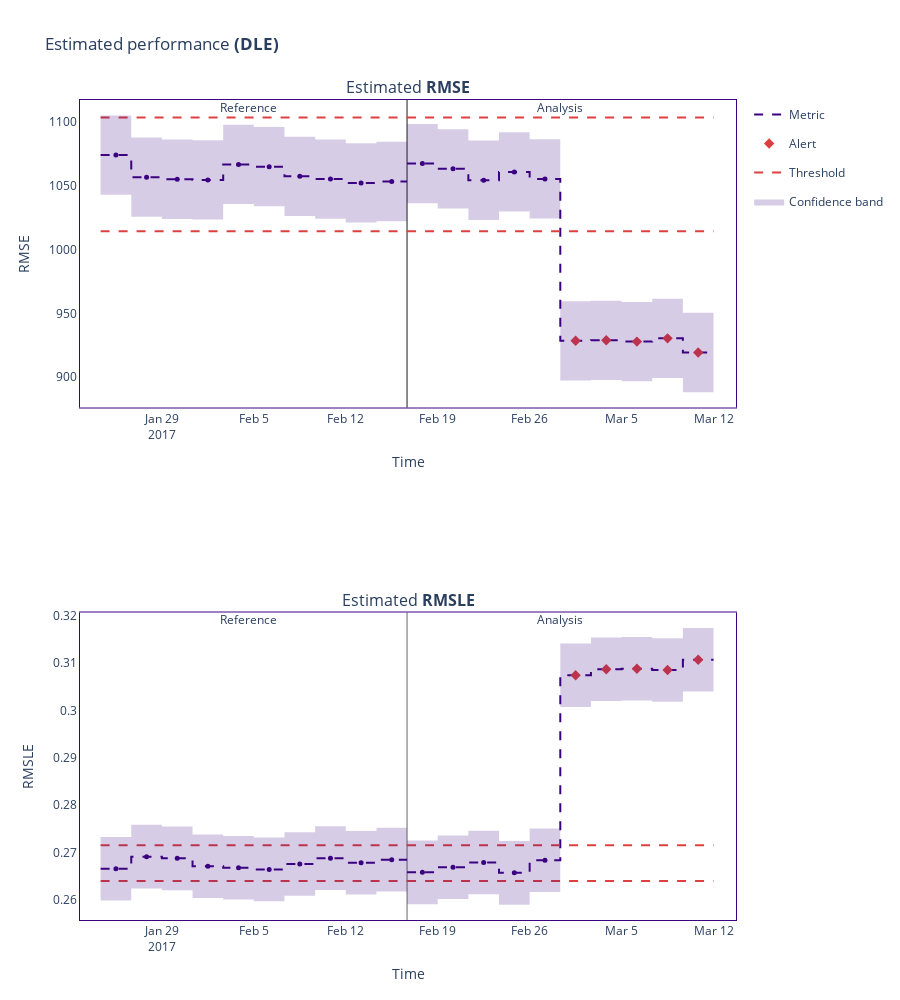

Source (notebook cell):
### Code cell
metric_fig.show()

### Figure 1 — Plotly figure (JSON) as saved in the notebook; plotly's stock layout.template omitted (floating-point values rounded to 4 significant figures)
{"data": [{"hoverinfo": "skip", "legendgroup": "metric_reference", "line": {"color": "#3b0280", "dash": "dash", "shape": "hv", "width": 2}, "mode": "lines", "name": "Metric", "showlegend": true, "type": "scatter", "x": ["2017-01-24T08:00:00", "2017-01-26T16:00:00", "2017-01-29T00:00:00", "2017-01-31T08:00:00", "2017-02-02T16:00:00", "2017-02-05T00:00:00", "2017-02-07T08:00:00", "2017-02-09T16:00:00", "2017-02-12T00:00:00", "2017-02-14T08:00:00", "2017-02-16T15:59:26.400000"], "xaxis": "x", "y": [1074.0, 1057.0, 1055.0, 1054.0, 1067.0, 1065.0, 1057.0, 1055.0, 1052.0, 1053.0, 1053.0], "yaxis": "y"}, {"customdata": [["Estimated <b>RMSE</b>", "<b style=\"color:#3b0280;line-height:60px\">Reference</b>", "", "[0:5999]", "From <b>Jan-24-2017</b> to <b>Jan-26-2017</b>", 1074.0, 31.04], ["Estimated <b>RMSE</b>", "<b style=\"color:#3b0280;line-height:60px\">Reference</b>", "", "[6000:11999]", "From <b>Jan-26-2017</b> to <b>Jan-28-2017</b>", 1057.0, 31.04], ["Estimated <b>RMSE</b>", "<b style=\"color:#3b0280;line-height:60px\">Reference</b>", "", "[12000:17999]", "From <b>Jan-29-2017</b> to <b>Jan-31-2017</b>", 1055.0, 31.04], ["Estimated <b>RMSE</b>", "<b style=\"color:#3b0280;line-height:60px\">Reference</b>", "", "[18000:23999]", "From <b>Jan-31-2017</b> to <b>Feb-02-2017</b>", 1054.0, 31.04], ["Estimated <b>RMSE</b>", "<b style=\"color:#3b0280;line-height:60px\">Reference</b>", "", "[24000:29999]", "From <b>Feb-02-2017</b> to <b>Feb-04-2017</b>", 1067.0, 31.04], ["Estimated <b>RMSE</b>", "<b style=\"color:#3b0280;line-height:60px\">Reference</b>", "", "[30000:35999]", "From <b>Feb-05-2017</b> to <b>Feb-07-2017</b>", 1065.0, 31.04], ["Estimated <b>RMSE</b>", "<b style=\"color:#3b0280;line-height:60px\">Reference</b>", "", "[36000:41999]", "From <b>Feb-07-2017</b> to <b>Feb-09-2017</b>", 1057.0, 31.04], ["Estimated <b>RMSE</b>", "<b style=\"color:#3b0280;line-height:60px\">Reference</b>", "", "[42000:47999]", "From <b>Feb-09-2017</b> to <b>Feb-11-2017</b>", 1055.0, 31.04], ["Estimated <b>RMSE</b>", "<b style=\"color:#3b0280;line-height:60px\">Reference</b>", "", "[48000:53999]", "From <b>Feb-12-2017</b> to <b>Feb-14-2017</b>", 1052.0, 31.04], ["Estimated <b>RMSE</b>", "<b style=\"color:#3b0280;line-height:60px\">Reference</b>", "", "[54000:59999]", "From <b>Feb-14-2017</b> to <b>Feb-16-2017</b>", 1053.0, 31.04]], "hovertemplate": "%{customdata[1]} &nbsp; &nbsp; %{customdata[2]} <br />Chunk: <b>%{customdata[3]}</b> &nbsp; &nbsp; %{customdata[4]} <br />%{customdata[0]}: <b>%{customdata[5]}</b><br />Confidence band: +/- <b>%{customdata[6]}</b><br /><extra></extra>", "legendgroup": "metric_reference", "line": {"dash": "dash"}, "marker": {"color": "#3b0280", "size": 5, "symbol": "circle"}, "mode": "markers", "name": "Metric", "showlegend": false, "type": "scatter", "x": ["2017-01-25T12:00:00", "2017-01-27T20:00:00", "2017-01-30T04:00:00", "2017-02-01T12:00:00", "2017-02-03T20:00:00", "2017-02-06T04:00:00", "2017-02-08T12:00:00", "2017-02-10T20:00:00", "2017-02-13T04:00:00", "2017-02-15T11:59:43.200000"], "xaxis": "x", "y": [1074.0, 1057.0, 1055.0, 1054.0, 1067.0, 1065.0, 1057.0, 1055.0, 1052.0, 1053.0, 1053.0], "yaxis": "y"}, {"hoverinfo": "skip", "legendgroup": "metric_analysis", "line": {"color": "#3b0280", "dash": "dash", "shape": "hv", "width": 2}, "mode": "lines", "name": "Metric", "showlegend": false, "type": "scatter", "x": ["2017-02-16T16:00:00", "2017-02-19T00:00:00", "2017-02-21T08:00:00", "2017-02-23T16:00:00", "2017-02-26T00:00:00", "2017-02-28T08:00:00", "2017-03-02T16:00:00", "2017-03-05T00:00:00", "2017-03-07T08:00:00", "2017-03-09T16:00:00", "2017-03-11T23:59:26.400000"], "xaxis": "x", "y": [1067.0, 1063.0, 1054.0, 1061.0, 1055.0, 928.5, 928.9, 927.9, 930.4, 919.4, 919.4], "yaxis": "y"}, {"customdata": [["Estimated <b>RMSE</b>", "<b style=\"color:#3b0280;line-height:60px\">Analysis</b>", "", "[0:5999]", "From <b>Feb-16-2017</b> to <b>Feb-18-2017</b>", 1067.0, 31.04], ["Estimated <b>RMSE</b>", "<b style=\"color:#3b0280;line-height:60px\">Analysis</b>", "", "[6000:11999]", "From <b>Feb-19-2017</b> to <b>Feb-21-2017</b>", 1063.0, 31.04], ["Estimated <b>RMSE</b>", "<b style=\"color:#3b0280;line-height:60px\">Analysis</b>", "", "[12000:17999]", "From <b>Feb-21-2017</b> to <b>Feb-23-2017</b>", 1054.0, 31.04], ["Estimated <b>RMSE</b>", "<b style=\"color:#3b0280;line-height:60px\">Analysis</b>", "", "[18000:23999]", "From <b>Feb-23-2017</b> to <b>Feb-25-2017</b>", 1061.0, 31.04], ["Estimated <b>RMSE</b>", "<b style=\"color:#3b0280;line-height:60px\">Analysis</b>", "", "[24000:29999]", "From <b>Feb-26-2017</b> to <b>Feb-28-2017</b>", 1055.0, 31.04], ["Estimated <b>RMSE</b>", "<b style=\"color:#3b0280;line-height:60px\">Analysis</b>", "<span style=\"color:#AD0000\">⚠ <b>Drift detected</b></span>", "[30000:35999]", "From <b>Feb-28-2017</b> to <b>Mar-02-2017</b>", 928.5, 31.04], ["Estimated <b>RMSE</b>", "<b style=\"color:#3b0280;line-height:60px\">Analysis</b>", "<span style=\"color:#AD0000\">⚠ <b>Drift detected</b></span>", "[36000:41999]", "From <b>Mar-02-2017</b> to <b>Mar-04-2017</b>", 928.9, 31.04], ["Estimated <b>RMSE</b>", "<b style=\"color:#3b0280;line-height:60px\">Analysis</b>", "<span style=\"color:#AD0000\">⚠ <b>Drift detected</b></span>", "[42000:47999]", "From <b>Mar-05-2017</b> to <b>Mar-07-2017</b>", 927.9, 31.04], ["Estimated <b>RMSE</b>", "<b style=\"color:#3b0280;line-height:60px\">Analysis</b>", "<span style=\"color:#AD0000\">⚠ <b>Drift detected</b></span>", "[48000:53999]", "From <b>Mar-07-2017</b> to <b>Mar-09-2017</b>", 930.4, 31.04], ["Estimated <b>RMSE</b>", "<b style=\"color:#3b0280;line-height:60px\">Analysis</b>", "<span style=\"color:#AD0000\">⚠ <b>Drift detected</b></span>", "[54000:59999]", "From <b>Mar-09-2017</b> to <b>Mar-11-2017</b>", 919.4, 31.04]], "hovertemplate": "%{customdata[1]} &nbsp; &nbsp; %{customdata[2]} <br />Chunk: <b>%{customdata[3]}</b> &nbsp; &nbsp; %{customdata[4]} <br />%{customdata[0]}: <b>%{customdata[5]}</b><br />Confidence band: +/- <b>%{customdata[6]}</b><br /><extra></extra>", "legendgroup": "metric_analysis", "line": {"dash": "dash"}, "marker": {"color": "#3b0280", "size": 5, "symbol": "circle"}, "mode": "markers", "name": "Metric", "showlegend": false, "type": "scatter", "x": ["2017-02-17T20:00:00", "2017-02-20T04:00:00", "2017-02-22T12:00:00", "2017-02-24T20:00:00", "2017-02-27T04:00:00", "2017-03-01T12:00:00", "2017-03-03T20:00:00", "2017-03-06T04:00:00", "2017-03-08T12:00:00", "2017-03-10T19:59:43.200000"], "xaxis": "x", "y": [1067.0, 1063.0, 1054.0, 1061.0, 1055.0, 928.5, 928.9, 927.9, 930.4, 919.4, 919.4], "yaxis": "y"}, {"hoverinfo": "skip", "legendgroup": "alert", "marker": {"color": "#DD4040", "size": 8, "symbol": "diamond"}, "mode": "markers", "name": "Alert", "showlegend": true, "type": "scatter", "x": ["2017-03-01T12:00:00", "2017-03-03T20:00:00", "2017-03-06T04:00:00", "2017-03-08T12:00:00", "2017-03-10T19:59:43.200000"], "xaxis": "x", "y": [928.5, 928.9, 927.9, 930.4, 919.4], "yaxis": "y"}, {"hoverinfo": "skip", "legendgroup": "thresh", "line": {"color": "#DD4040", "dash": "dash", "width": 2}, "mode": "lines", "name": "Threshold", "showlegend": true, "type": "scatter", "x": ["2017-01-24T08:00:00", "2017-01-26T16:00:00", "2017-01-29T00:00:00", "2017-01-31T08:00:00", "2017-02-02T16:00:00", "2017-02-05T00:00:00", "2017-02-07T08:00:00", "2017-02-09T16:00:00", "2017-02-12T00:00:00", "2017-02-14T08:00:00", "2017-02-16T15:59:26.400000"], "xaxis": "x", "y": [1103.0, 1103.0, 1103.0, 1103.0, 1103.0, 1103.0, 1103.0, 1103.0, 1103.0, 1103.0, 1103.0], "yaxis": "y"}, {"hoverinfo": "skip", "legendgroup": "thresh", "line": {"color": "#DD4040", "dash": "dash", "width": 2}, "mode": "lines", "name": "Threshold", "showlegend": false, "type": "scatter", "x": ["2017-01-24T08:00:00", "2017-01-26T16:00:00", "2017-01-29T00:00:00", "2017-01-31T08:00:00", "2017-02-02T16:00:00", "2017-02-05T00:00:00", "2017-02-07T08:00:00", "2017-02-09T16:00:00", "2017-02-12T00:00:00", "2017-02-14T08:00:00", "2017-02-16T15:59:26.400000"], "xaxis": "x", "y": [1014.0, 1014.0, 1014.0, 1014.0, 1014.0, 1014.0, 1014.0, 1014.0, 1014.0, 1014.0, 1014.0], "yaxis": "y"}, {"hoverinfo": "skip", "legendgroup": "thresh", "line": {"color": "#DD4040", "dash": "dash", "width": 2}, "mode": "lines", "name": "Threshold", "showlegend": false, "type": "scatter", "x": ["2017-02-16T16:00:00", "2017-02-19T00:00:00", "2017-02-21T08:00:00", "2017-02-23T16:00:00", "2017-02-26T00:00:00", "2017-02-28T08:00:00", "2017-03-02T16:00:00", "2017-03-05T00:00:00", "2017-03-07T08:00:00", "2017-03-09T16:00:00", "2017-03-11T23:59:26.400000"], "xaxis": "x", "y": [1103.0, 1103.0, 1103.0, 1103.0, 1103.0, 1103.0, 1103.0, 1103.0, 1103.0, 1103.0, 1103.0], "yaxis": "y"}, {"hoverinfo": "skip", "legendgroup": "thresh", "line": {"color": "#DD4040", "dash": "dash", "width": 2}, "mode": "lines", "name": "Threshold", "showlegend": false, "type": "scatter", "x": ["2017-02-16T16:00:00", "2017-02-19T00:00:00", "2017-02-21T08:00:00", "2017-02-23T16:00:00", "2017-02-26T00:00:00", "2017-02-28T08:00:00", "2017-03-02T16:00:00", "2017-03-05T00:00:00", "2017-03-07T08:00:00", "2017-03-09T16:00:00", "2017-03-11T23:59:26.400000"], "xaxis": "x", "y": [1014.0, 1014.0, 1014.0, 1014.0, 1014.0, 1014.0, 1014.0, 1014.0, 1014.0, 1014.0, 1014.0], "yaxis": "y"}, {"hoverinfo": "skip", "line": {"color": "rgba(0,0,0,0)", "shape": "hv"}, "mode": "lines", "name": "Confidence band", "showlegend": false, "type": "scatter", "x": ["2017-01-24T08:00:00", "2017-01-26T16:00:00", "2017-01-29T00:00:00", "2017-01-31T08:00:00", "2017-02-02T16:00:00", "2017-02-05T00:00:00", "2017-02-07T08:00:00", "2017-02-09T16:00:00", "2017-02-12T00:00:00", "2017-02-14T08:00:00", "2017-02-16T15:59:26.400000"], "xaxis": "x", "y": [1105.0, 1088.0, 1086.0, 1085.0, 1098.0, 1096.0, 1088.0, 1086.0, 1083.0, 1084.0, 1084.0], "yaxis": "y"}, {"fill": "tonexty", "fillcolor": "rgba(0.23137254901960785, 0.00784313725490196, 0.5019607843137255, 0.2)", "hoverinfo": "skip", "line": {"color": "rgba(0,0,0,0)", "shape": "hv"}, "mode": "lines", "name": "Confidence band", "showlegend": true, "type": "scatter", "x": ["2017-01-24T08:00:00", "2017-01-26T16:00:00", "2017-01-29T00:00:00", "2017-01-31T08:00:00", "2017-02-02T16:00:00", "2017-02-05T00:00:00", "2017-02-07T08:00:00", "2017-02-09T16:00:00", "2017-02-12T00:00:00", "2017-02-14T08:00:00", "2017-02-16T15:59:26.400000"], "xaxis": "x", "y": [1043.0, 1026.0, 1024.0, 1023.0, 1035.0, 1034.0, 1026.0, 1024.0, 1021.0, 1022.0, 1022.0], "yaxis": "y"}, {"hoverinfo": "skip", "line": {"color": "rgba(0,0,0,0)", "shape": "hv"}, "mode": "lines", "name": "Confidence band", "showlegend": false, "type": "scatter", "x": ["2017-02-16T16:00:00", "2017-02-19T00:00:00", "2017-02-21T08:00:00", "2017-02-23T16:00:00", "2017-02-26T00:00:00", "2017-02-28T08:00:00", "2017-03-02T16:00:00", "2017-03-05T00:00:00", "2017-03-07T08:00:00", "2017-03-09T16:00:00", "2017-03-11T23:59:26.400000"], "xaxis": "x", "y": [1098.0, 1094.0, 1085.0, 1092.0, 1086.0, 959.6, 960.0, 959.0, 961.5, 950.4, 950.4], "yaxis": "y"}, {"fill": "tonexty", "fillcolor": "rgba(0.23137254901960785, 0.00784313725490196, 0.5019607843137255, 0.2)", "hoverinfo": "skip", "line": {"color": "rgba(0,0,0,0)", "shape": "hv"}, "mode": "lines", "name": "Confidence band", "showlegend": false, "type": "scatter", "x": ["2017-02-16T16:00:00", "2017-02-19T00:00:00", "2017-02-21T08:00:00", "2017-02-23T16:00:00", "2017-02-26T00:00:00", "2017-02-28T08:00:00", "2017-03-02T16:00:00", "2017-03-05T00:00:00", "2017-03-07T08:00:00", "2017-03-09T16:00:00", "2017-03-11T23:59:26.400000"], "xaxis": "x", "y": [1036.0, 1032.0, 1023.0, 1030.0, 1024.0, 897.5, 897.9, 896.9, 899.4, 888.4, 888.4], "yaxis": "y"}, {"hoverinfo": "skip", "legendgroup": "metric_reference", "line": {"color": "#3b0280", "dash": "dash", "shape": "hv", "width": 2}, "mode": "lines", "name": "Metric", "showlegend": false, "type": "scatter", "x": ["2017-01-24T08:00:00", "2017-01-26T16:00:00", "2017-01-29T00:00:00", "2017-01-31T08:00:00", "2017-02-02T16:00:00", "2017-02-05T00:00:00", "2017-02-07T08:00:00", "2017-02-09T16:00:00", "2017-02-12T00:00:00", "2017-02-14T08:00:00", "2017-02-16T15:59:26.400000"], "xaxis": "x2", "y": [0.2665, 0.2691, 0.2687, 0.2671, 0.2668, 0.2664, 0.2676, 0.2688, 0.2678, 0.2685, 0.2685], "yaxis": "y2"}, {"customdata": [["Estimated <b>RMSLE</b>", "<b style=\"color:#3b0280;line-height:60px\">Reference</b>", "", "[0:5999]", "From <b>Jan-24-2017</b> to <b>Jan-26-2017</b>", 0.2665, 0.0067], ["Estimated <b>RMSLE</b>", "<b style=\"color:#3b0280;line-height:60px\">Reference</b>", "", "[6000:11999]", "From <b>Jan-26-2017</b> to <b>Jan-28-2017</b>", 0.2691, 0.0067], ["Estimated <b>RMSLE</b>", "<b style=\"color:#3b0280;line-height:60px\">Reference</b>", "", "[12000:17999]", "From <b>Jan-29-2017</b> to <b>Jan-31-2017</b>", 0.2687, 0.0067], ["Estimated <b>RMSLE</b>", "<b style=\"color:#3b0280;line-height:60px\">Reference</b>", "", "[18000:23999]", "From <b>Jan-31-2017</b> to <b>Feb-02-2017</b>", 0.2671, 0.0067], ["Estimated <b>RMSLE</b>", "<b style=\"color:#3b0280;line-height:60px\">Reference</b>", "", "[24000:29999]", "From <b>Feb-02-2017</b> to <b>Feb-04-2017</b>", 0.2668, 0.0067], ["Estimated <b>RMSLE</b>", "<b style=\"color:#3b0280;line-height:60px\">Reference</b>", "", "[30000:35999]", "From <b>Feb-05-2017</b> to <b>Feb-07-2017</b>", 0.2664, 0.0067], ["Estimated <b>RMSLE</b>", "<b style=\"color:#3b0280;line-height:60px\">Reference</b>", "", "[36000:41999]", "From <b>Feb-07-2017</b> to <b>Feb-09-2017</b>", 0.2676, 0.0067], ["Estimated <b>RMSLE</b>", "<b style=\"color:#3b0280;line-height:60px\">Reference</b>", "", "[42000:47999]", "From <b>Feb-09-2017</b> to <b>Feb-11-2017</b>", 0.2688, 0.0067], ["Estimated <b>RMSLE</b>", "<b style=\"color:#3b0280;line-height:60px\">Reference</b>", "", "[48000:53999]", "From <b>Feb-12-2017</b> to <b>Feb-14-2017</b>", 0.2678, 0.0067], ["Estimated <b>RMSLE</b>", "<b style=\"color:#3b0280;line-height:60px\">Reference</b>", "", "[54000:59999]", "From <b>Feb-14-2017</b> to <b>Feb-16-2017</b>", 0.2685, 0.0067]], "hovertemplate": "%{customdata[1]} &nbsp; &nbsp; %{customdata[2]} <br />Chunk: <b>%{customdata[3]}</b> &nbsp; &nbsp; %{customdata[4]} <br />%{customdata[0]}: <b>%{customdata[5]}</b><br />Confidence band: +/- <b>%{customdata[6]}</b><br /><extra></extra>", "legendgroup": "metric_reference", "line": {"dash": "dash"}, "marker": {"color": "#3b0280", "size": 5, "symbol": "circle"}, "mode": "markers", "name": "Metric", "showlegend": false, "type": "scatter", "x": ["2017-01-25T12:00:00", "2017-01-27T20:00:00", "2017-01-30T04:00:00", "2017-02-01T12:00:00", "2017-02-03T20:00:00", "2017-02-06T04:00:00", "2017-02-08T12:00:00", "2017-02-10T20:00:00", "2017-02-13T04:00:00", "2017-02-15T11:59:43.200000"], "xaxis": "x2", "y": [0.2665, 0.2691, 0.2687, 0.2671, 0.2668, 0.2664, 0.2676, 0.2688, 0.2678, 0.2685, 0.2685], "yaxis": "y2"}, {"hoverinfo": "skip", "legendgroup": "metric_analysis", "line": {"color": "#3b0280", "dash": "dash", "shape": "hv", "width": 2}, "mode": "lines", "name": "Metric", "showlegend": false, "type": "scatter", "x": ["2017-02-16T16:00:00", "2017-02-19T00:00:00", "2017-02-21T08:00:00", "2017-02-23T16:00:00", "2017-02-26T00:00:00", "2017-02-28T08:00:00", "2017-03-02T16:00:00", "2017-03-05T00:00:00", "2017-03-07T08:00:00", "2017-03-09T16:00:00", "2017-03-11T23:59:26.400000"], "xaxis": "x2", "y": [0.2658, 0.2669, 0.2679, 0.2657, 0.2684, 0.3074, 0.3087, 0.3088, 0.3085, 0.3107, 0.3107], "yaxis": "y2"}, {"customdata": [["Estimated <b>RMSLE</b>", "<b style=\"color:#3b0280;line-height:60px\">Analysis</b>", "", "[0:5999]", "From <b>Feb-16-2017</b> to <b>Feb-18-2017</b>", 0.2658, 0.0067], ["Estimated <b>RMSLE</b>", "<b style=\"color:#3b0280;line-height:60px\">Analysis</b>", "", "[6000:11999]", "From <b>Feb-19-2017</b> to <b>Feb-21-2017</b>", 0.2669, 0.0067], ["Estimated <b>RMSLE</b>", "<b style=\"color:#3b0280;line-height:60px\">Analysis</b>", "", "[12000:17999]", "From <b>Feb-21-2017</b> to <b>Feb-23-2017</b>", 0.2679, 0.0067], ["Estimated <b>RMSLE</b>", "<b style=\"color:#3b0280;line-height:60px\">Analysis</b>", "", "[18000:23999]", "From <b>Feb-23-2017</b> to <b>Feb-25-2017</b>", 0.2657, 0.0067], ["Estimated <b>RMSLE</b>", "<b style=\"color:#3b0280;line-height:60px\">Analysis</b>", "", "[24000:29999]", "From <b>Feb-26-2017</b> to <b>Feb-28-2017</b>", 0.2684, 0.0067], ["Estimated <b>RMSLE</b>", "<b style=\"color:#3b0280;line-height:60px\">Analysis</b>", "<span style=\"color:#AD0000\">⚠ <b>Drift detected</b></span>", "[30000:35999]", "From <b>Feb-28-2017</b> to <b>Mar-02-2017</b>", 0.3074, 0.0067], ["Estimated <b>RMSLE</b>", "<b style=\"color:#3b0280;line-height:60px\">Analysis</b>", "<span style=\"color:#AD0000\">⚠ <b>Drift detected</b></span>", "[36000:41999]", "From <b>Mar-02-2017</b> to <b>Mar-04-2017</b>", 0.3087, 0.0067], ["Estimated <b>RMSLE</b>", "<b style=\"color:#3b0280;line-height:60px\">Analysis</b>", "<span style=\"color:#AD0000\">⚠ <b>Drift detected</b></span>", "[42000:47999]", "From <b>Mar-05-2017</b> to <b>Mar-07-2017</b>", 0.3088, 0.0067], ["Estimated <b>RMSLE</b>", "<b style=\"color:#3b0280;line-height:60px\">Analysis</b>", "<span style=\"color:#AD0000\">⚠ <b>Drift detected</b></span>", "[48000:53999]", "From <b>Mar-07-2017</b> to <b>Mar-09-2017</b>", 0.3085, 0.0067], ["Estimated <b>RMSLE</b>", "<b style=\"color:#3b0280;line-height:60px\">Analysis</b>", "<span style=\"color:#AD0000\">⚠ <b>Drift detected</b></span>", "[54000:59999]", "From <b>Mar-09-2017</b> to <b>Mar-11-2017</b>", 0.3107, 0.0067]], "hovertemplate": "%{customdata[1]} &nbsp; &nbsp; %{customdata[2]} <br />Chunk: <b>%{customdata[3]}</b> &nbsp; &nbsp; %{customdata[4]} <br />%{customdata[0]}: <b>%{customdata[5]}</b><br />Confidence band: +/- <b>%{customdata[6]}</b><br /><extra></extra>", "legendgroup": "metric_analysis", "line": {"dash": "dash"}, "marker": {"color": "#3b0280", "size": 5, "symbol": "circle"}, "mode": "markers", "name": "Metric", "showlegend": false, "type": "scatter", "x": ["2017-02-17T20:00:00", "2017-02-20T04:00:00", "2017-02-22T12:00:00", "2017-02-24T20:00:00", "2017-02-27T04:00:00", "2017-03-01T12:00:00", "2017-03-03T20:00:00", "2017-03-06T04:00:00", "2017-03-08T12:00:00", "2017-03-10T19:59:43.200000"], "xaxis": "x2", "y": [0.2658, 0.2669, 0.2679, 0.2657, 0.2684, 0.3074, 0.3087, 0.3088, 0.3085, 0.3107, 0.3107], "yaxis": "y2"}, {"hoverinfo": "skip", "legendgroup": "alert", "marker": {"color": "#DD4040", "size": 8, "symbol": "diamond"}, "mode": "markers", "name": "Alert", "showlegend": false, "type": "scatter", "x": ["2017-03-01T12:00:00", "2017-03-03T20:00:00", "2017-03-06T04:00:00", "2017-03-08T12:00:00", "2017-03-10T19:59:43.200000"], "xaxis": "x2", "y": [0.3074, 0.3087, 0.3088, 0.3085, 0.3107], "yaxis": "y2"}, {"hoverinfo": "skip", "legendgroup": "thresh", "line": {"color": "#DD4040", "dash": "dash", "width": 2}, "mode": "lines", "name": "Threshold", "showlegend": false, "type": "scatter", "x": ["2017-01-24T08:00:00", "2017-01-26T16:00:00", "2017-01-29T00:00:00", "2017-01-31T08:00:00", "2017-02-02T16:00:00", "2017-02-05T00:00:00", "2017-02-07T08:00:00", "2017-02-09T16:00:00", "2017-02-12T00:00:00", "2017-02-14T08:00:00", "2017-02-16T15:59:26.400000"], "xaxis": "x2", "y": [0.2715, 0.2715, 0.2715, 0.2715, 0.2715, 0.2715, 0.2715, 0.2715, 0.2715, 0.2715, 0.2715], "yaxis": "y2"}, {"hoverinfo": "skip", "legendgroup": "thresh", "line": {"color": "#DD4040", "dash": "dash", "width": 2}, "mode": "lines", "name": "Threshold", "showlegend": false, "type": "scatter", "x": ["2017-01-24T08:00:00", "2017-01-26T16:00:00", "2017-01-29T00:00:00", "2017-01-31T08:00:00", "2017-02-02T16:00:00", "2017-02-05T00:00:00", "2017-02-07T08:00:00", "2017-02-09T16:00:00", "2017-02-12T00:00:00", "2017-02-14T08:00:00", "2017-02-16T15:59:26.400000"], "xaxis": "x2", "y": [0.2639, 0.2639, 0.2639, 0.2639, 0.2639, 0.2639, 0.2639, 0.2639, 0.2639, 0.2639, 0.2639], "yaxis": "y2"}, {"hoverinfo": "skip", "legendgroup": "thresh", "line": {"color": "#DD4040", "dash": "dash", "width": 2}, "mode": "lines", "name": "Threshold", "showlegend": false, "type": "scatter", "x": ["2017-02-16T16:00:00", "2017-02-19T00:00:00", "2017-02-21T08:00:00", "2017-02-23T16:00:00", "2017-02-26T00:00:00", "2017-02-28T08:00:00", "2017-03-02T16:00:00", "2017-03-05T00:00:00", "2017-03-07T08:00:00", "2017-03-09T16:00:00", "2017-03-11T23:59:26.400000"], "xaxis": "x2", "y": [0.2715, 0.2715, 0.2715, 0.2715, 0.2715, 0.2715, 0.2715, 0.2715, 0.2715, 0.2715, 0.2715], "yaxis": "y2"}, {"hoverinfo": "skip", "legendgroup": "thresh", "line": {"color": "#DD4040", "dash": "dash", "width": 2}, "mode": "lines", "name": "Threshold", "showlegend": false, "type": "scatter", "x": ["2017-02-16T16:00:00", "2017-02-19T00:00:00", "2017-02-21T08:00:00", "2017-02-23T16:00:00", "2017-02-26T00:00:00", "2017-02-28T08:00:00", "2017-03-02T16:00:00", "2017-03-05T00:00:00", "2017-03-07T08:00:00", "2017-03-09T16:00:00", "2017-03-11T23:59:26.400000"], "xaxis": "x2", "y": [0.2639, 0.2639, 0.2639, 0.2639, 0.2639, 0.2639, 0.2639, 0.2639, 0.2639, 0.2639, 0.2639], "yaxis": "y2"}, {"hoverinfo": "skip", "line": {"color": "rgba(0,0,0,0)", "shape": "hv"}, "mode": "lines", "name": "Confidence band", "showlegend": false, "type": "scatter", "x": ["2017-01-24T08:00:00", "2017-01-26T16:00:00", "2017-01-29T00:00:00", "2017-01-31T08:00:00", "2017-02-02T16:00:00", "2017-02-05T00:00:00", "2017-02-07T08:00:00", "2017-02-09T16:00:00", "2017-02-12T00:00:00", "2017-02-14T08:00:00", "2017-02-16T15:59:26.400000"], "xaxis": "x2", "y": [0.2733, 0.2758, 0.2755, 0.2738, 0.2735, 0.2731, 0.2743, 0.2755, 0.2745, 0.2752, 0.2752], "yaxis": "y2"}, {"fill": "tonexty", "fillcolor": "rgba(0.23137254901960785, 0.00784313725490196, 0.5019607843137255, 0.2)", "hoverinfo": "skip", "line": {"color": "rgba(0,0,0,0)", "shape": "hv"}, "mode": "lines", "name": "Confidence band", "showlegend": false, "type": "scatter", "x": ["2017-01-24T08:00:00", "2017-01-26T16:00:00", "2017-01-29T00:00:00", "2017-01-31T08:00:00", "2017-02-02T16:00:00", "2017-02-05T00:00:00", "2017-02-07T08:00:00", "2017-02-09T16:00:00", "2017-02-12T00:00:00", "2017-02-14T08:00:00", "2017-02-16T15:59:26.400000"], "xaxis": "x2", "y": [0.2598, 0.2624, 0.262, 0.2604, 0.26, 0.2597, 0.2608, 0.2621, 0.2611, 0.2618, 0.2618], "yaxis": "y2"}, {"hoverinfo": "skip", "line": {"color": "rgba(0,0,0,0)", "shape": "hv"}, "mode": "lines", "name": "Confidence band", "showlegend": false, "type": "scatter", "x": ["2017-02-16T16:00:00", "2017-02-19T00:00:00", "2017-02-21T08:00:00", "2017-02-23T16:00:00", "2017-02-26T00:00:00", "2017-02-28T08:00:00", "2017-03-02T16:00:00", "2017-03-05T00:00:00", "2017-03-07T08:00:00", "2017-03-09T16:00:00", "2017-03-11T23:59:26.400000"], "xaxis": "x2", "y": [0.2725, 0.2736, 0.2746, 0.2724, 0.2751, 0.3141, 0.3154, 0.3155, 0.3152, 0.3174, 0.3174], "yaxis": "y2"}, {"fill": "tonexty", "fillcolor": "rgba(0.23137254901960785, 0.00784313725490196, 0.5019607843137255, 0.2)", "hoverinfo": "skip", "line": {"color": "rgba(0,0,0,0)", "shape": "hv"}, "mode": "lines", "name": "Confidence band", "showlegend": false, "type": "scatter", "x": ["2017-02-16T16:00:00", "2017-02-19T00:00:00", "2017-02-21T08:00:00", "2017-02-23T16:00:00", "2017-02-26T00:00:00", "2017-02-28T08:00:00", "2017-03-02T16:00:00", "2017-03-05T00:00:00", "2017-03-07T08:00:00", "2017-03-09T16:00:00", "2017-03-11T23:59:26.400000"], "xaxis": "x2", "y": [0.2591, 0.2602, 0.2612, 0.259, 0.2616, 0.3007, 0.302, 0.3021, 0.3018, 0.304, 0.304], "yaxis": "y2"}], "layout": {"annotations": [{"font": {"size": 16}, "showarrow": false, "text": "Estimated <b>RMSE</b>", "x": 0.5, "xanchor": "center", "xref": "paper", "y": 1, "yanchor": "bottom", "yref": "paper"}, {"font": {"size": 16}, "showarrow": false, "text": "Estimated <b>RMSLE</b>", "x": 0.5, "xanchor": "center", "xref": "paper", "y": 0.375, "yanchor": "bottom", "yref": "paper"}, {"showarrow": false, "text": "Reference", "x": "2017-02-03T20:00:00", "xref": "x", "xshift": 10, "y": 1.01, "yref": "y domain"}, {"showarrow": false, "text": "Analysis", "x": "2017-02-27T04:00:00", "xref": "x", "xshift": 15, "y": 1.01, "yref": "y domain"}, {"showarrow": false, "text": "Reference", "x": "2017-02-03T20:00:00", "xref": "x2", "xshift": 10, "y": 1.01, "yref": "y2 domain"}, {"showarrow": false, "text": "Analysis", "x": "2017-02-27T04:00:00", "xref": "x2", "xshift": 15, "y": 1.01, "yref": "y2 domain"}], "height": 1000, "hoverlabel": {"bgcolor": "white", "font": {"size": 14}}, "legend": {"itemclick": false, "itemdoubleclick": false, "traceorder": "grouped"}, "paper_bgcolor": "rgba(255,255,255,1)", "plot_bgcolor": "rgba(255,255,255,1)", "shapes": [{"layer": "below", "line": {"color": "#666666", "width": 1}, "type": "line", "x0": "2017-02-16T16:00:00", "x1": "2017-02-16T16:00:00", "xref": "x", "y0": 0, "y1": 1, "yref": "y domain"}, {"layer": "below", "line": {"color": "#666666", "width": 1}, "type": "line", "x0": "2017-02-16T16:00:00", "x1": "2017-02-16T16:00:00", "xref": "x", "y0": 0, "y1": 1, "yref": "y domain"}, {"layer": "below", "line": {"color": "#666666", "width": 1}, "type": "line", "x0": "2017-02-16T16:00:00", "x1": "2017-02-16T16:00:00", "xref": "x2", "y0": 0, "y1": 1, "yref": "y2 domain"}], "title": {"text": "Estimated performance <b>(DLE)</b>"}, "xaxis": {"anchor": "y", "domain": [0, 1], "linecolor": "#3b0280", "matches": "x", "mirror": true, "showgrid": false, "title": {"text": "Time"}, "zeroline": false}, "xaxis2": {"anchor": "y2", "domain": [0, 1], "linecolor": "#3b0280", "matches": "x", "mirror": true, "showgrid": false, "title": {"text": "Time"}, "zeroline": false}, "yaxis": {"anchor": "x", "domain": [0.625, 1], "linecolor": "#3b0280", "mirror": true, "showgrid": false, "title": {"text": "RMSE"}, "zeroline": false}, "yaxis2": {"anchor": "x2", "domain": [0, 0.375], "linecolor": "#3b0280", "mirror": true, "showgrid": false, "title": {"text": "RMSLE"}, "zeroline": false}}}
